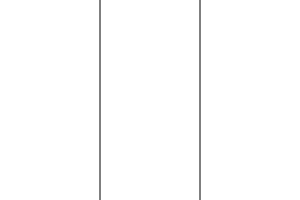
Frame 1 (no input)
Frame 60 (no input): identical to frame 1, image omitted
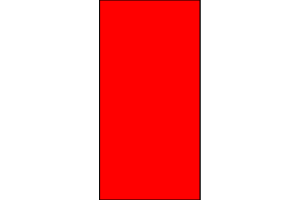
Frame 120 (the mouse pressed at the canvas centre since frame 60)

The p5.js sketch that drew these frames (run headless with seeded random() and noise() and a simulated clock; from frame 60 on, the mouse is pressed at the canvas centre):

// p5.js sketch
// ── sketch.js
// https://editor.p5js.org/jht1493/sketches/-BJk4FpbU
// 3.2 mouse column red

/*
2. Change the behavior so that when you mouse over a column, you turn it red and it stays red until the next time you mouse over it again, at which point the column goes back to white. (Just get this working for one column.)
*/

let band1_red = false;
let band1_wasInside = false;

function setup() {
  createCanvas(300, 200);
  createSpan().id('mouseX');
}

function draw() {
  background(255);
  fill(255, 0, 0);

  // Draw lines for the three areas
  let band1 = width / 3;
  let band2 = band1 + band1;
  let band3 = band2 + band1;
  line(band1, 0, band1, height);
  line(band2, 0, band2, height);

  if (band1_red) {
    rect(0, 0, band1, height);
  }
  let inside = mouseX > 0 && mouseX < band1;
  if (inside) {
    if (!band1_wasInside) {
      band1_red = !band1_red;
    }
  }
  if (mouseX > band1 && mouseX < band2) {
    rect(band1, 0, band1, height);
  }
  if (mouseX > band2 && mouseX < band3) {
    rect(band2, 0, band1, height);
  }
  band1_wasInside = inside;

  select('#mouseX').html(mouseX);
}

// https://editor.p5js.org/yl9405/sketches/4A-Mh7tCq
// 3 Red columns by Yizhi
